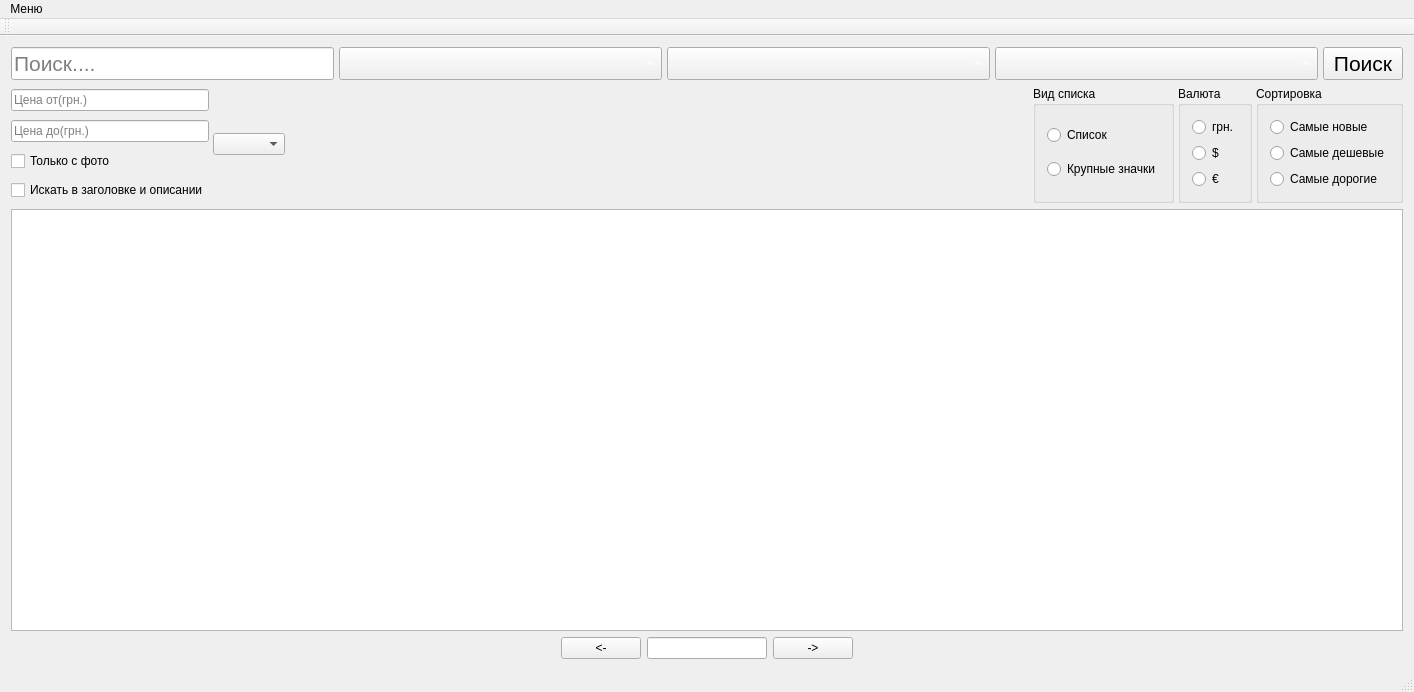
<?xml version="1.0" encoding="UTF-8"?>
<ui version="4.0">
 <class>MainWindow</class>
 <widget class="QMainWindow" name="MainWindow">
  <property name="geometry">
   <rect>
    <x>0</x>
    <y>0</y>
    <width>1414</width>
    <height>692</height>
   </rect>
  </property>
  <property name="windowTitle">
   <string>MainWindow</string>
  </property>
  <widget class="QWidget" name="centralWidget">
   <layout class="QVBoxLayout" name="verticalLayout_4">
    <item>
     <layout class="QVBoxLayout" name="verticalLayout_3">
      <item>
       <layout class="QHBoxLayout" name="horizontalLayout">
        <property name="spacing">
         <number>5</number>
        </property>
        <item>
         <widget class="QLineEdit" name="lineEdit_4">
          <property name="font">
           <font>
            <pointsize>16</pointsize>
           </font>
          </property>
          <property name="placeholderText">
           <string>Поиск....</string>
          </property>
         </widget>
        </item>
        <item>
         <spacer name="horizontalSpacer_3">
          <property name="orientation">
           <enum>Qt::Horizontal</enum>
          </property>
          <property name="sizeType">
           <enum>QSizePolicy::Fixed</enum>
          </property>
          <property name="sizeHint" stdset="0">
           <size>
            <width>0</width>
            <height>20</height>
           </size>
          </property>
         </spacer>
        </item>
        <item>
         <widget class="QComboBox" name="comboBoxRegions">
          <property name="sizePolicy">
           <sizepolicy hsizetype="Expanding" vsizetype="Fixed">
            <horstretch>0</horstretch>
            <verstretch>0</verstretch>
           </sizepolicy>
          </property>
          <property name="sizeIncrement">
           <size>
            <width>0</width>
            <height>0</height>
           </size>
          </property>
          <property name="baseSize">
           <size>
            <width>0</width>
            <height>0</height>
           </size>
          </property>
          <property name="font">
           <font>
            <pointsize>16</pointsize>
           </font>
          </property>
          <property name="styleSheet">
           <string notr="true">QComboBox
{
    color:white;
    
    
}</string>
          </property>
         </widget>
        </item>
        <item>
         <widget class="QComboBox" name="comboBoxCity">
          <property name="sizePolicy">
           <sizepolicy hsizetype="Expanding" vsizetype="Fixed">
            <horstretch>0</horstretch>
            <verstretch>0</verstretch>
           </sizepolicy>
          </property>
          <property name="font">
           <font>
            <pointsize>16</pointsize>
           </font>
          </property>
          <property name="layoutDirection">
           <enum>Qt::LeftToRight</enum>
          </property>
          <property name="styleSheet">
           <string notr="true">QComboBox
{
    color:white;
    
    
}</string>
          </property>
         </widget>
        </item>
        <item>
         <widget class="QComboBox" name="comboBoxCityRegion">
          <property name="sizePolicy">
           <sizepolicy hsizetype="Expanding" vsizetype="Fixed">
            <horstretch>0</horstretch>
            <verstretch>0</verstretch>
           </sizepolicy>
          </property>
          <property name="font">
           <font>
            <pointsize>16</pointsize>
           </font>
          </property>
          <property name="styleSheet">
           <string notr="true">QComboBox
{
    color:white;
    
    
}</string>
          </property>
         </widget>
        </item>
        <item>
         <widget class="QPushButton" name="pushButton">
          <property name="font">
           <font>
            <pointsize>16</pointsize>
           </font>
          </property>
          <property name="styleSheet">
           <string notr="true"/>
          </property>
          <property name="text">
           <string>Поиск</string>
          </property>
         </widget>
        </item>
       </layout>
      </item>
      <item>
       <layout class="QVBoxLayout" name="verticalLayout_2">
        <item>
         <layout class="QHBoxLayout" name="horizontalLayout_2">
          <property name="spacing">
           <number>4</number>
          </property>
          <item>
           <layout class="QGridLayout" name="gridLayout_2">
            <item row="3" column="0">
             <widget class="QCheckBox" name="checkBox">
              <property name="text">
               <string>Искать в заголовке и описании</string>
              </property>
             </widget>
            </item>
            <item row="2" column="0">
             <widget class="QCheckBox" name="checkBox_2">
              <property name="text">
               <string>Только с фото</string>
              </property>
             </widget>
            </item>
            <item row="0" column="0">
             <widget class="QLineEdit" name="lineEdit">
              <property name="placeholderText">
               <string>Цена от(грн.)</string>
              </property>
             </widget>
            </item>
            <item row="1" column="0">
             <widget class="QLineEdit" name="lineEdit_2">
              <property name="placeholderText">
               <string>Цена до(грн.)</string>
              </property>
             </widget>
            </item>
           </layout>
          </item>
          <item>
           <widget class="QComboBox" name="comboBox"/>
          </item>
          <item>
           <spacer name="horizontalSpacer_2">
            <property name="orientation">
             <enum>Qt::Horizontal</enum>
            </property>
            <property name="sizeType">
             <enum>QSizePolicy::Preferred</enum>
            </property>
            <property name="sizeHint" stdset="0">
             <size>
              <width>850</width>
              <height>20</height>
             </size>
            </property>
           </spacer>
          </item>
          <item>
           <spacer name="horizontalSpacer">
            <property name="orientation">
             <enum>Qt::Horizontal</enum>
            </property>
            <property name="sizeType">
             <enum>QSizePolicy::Ignored</enum>
            </property>
            <property name="sizeHint" stdset="0">
             <size>
              <width>100</width>
              <height>20</height>
             </size>
            </property>
           </spacer>
          </item>
          <item>
           <widget class="QGroupBox" name="groupBox_3">
            <property name="title">
             <string>Вид списка</string>
            </property>
            <layout class="QVBoxLayout" name="verticalLayout">
             <item>
              <widget class="QRadioButton" name="radioButton_5">
               <property name="text">
                <string>Список</string>
               </property>
              </widget>
             </item>
             <item>
              <widget class="QRadioButton" name="radioButton_6">
               <property name="text">
                <string>Крупные значки</string>
               </property>
              </widget>
             </item>
            </layout>
           </widget>
          </item>
          <item>
           <widget class="QGroupBox" name="groupBox">
            <property name="title">
             <string>Валюта</string>
            </property>
            <layout class="QVBoxLayout" name="verticalLayout_7">
             <item>
              <widget class="QRadioButton" name="radioButton_2">
               <property name="text">
                <string>грн.</string>
               </property>
              </widget>
             </item>
             <item>
              <widget class="QRadioButton" name="radioButton_3">
               <property name="text">
                <string>$</string>
               </property>
              </widget>
             </item>
             <item>
              <widget class="QRadioButton" name="radioButton_4">
               <property name="text">
                <string>€</string>
               </property>
              </widget>
             </item>
            </layout>
           </widget>
          </item>
          <item>
           <widget class="QGroupBox" name="groupBox_2">
            <property name="title">
             <string>Сортировка</string>
            </property>
            <layout class="QVBoxLayout" name="verticalLayout_5">
             <item>
              <widget class="QRadioButton" name="radioButton">
               <property name="text">
                <string>Самые новые</string>
               </property>
              </widget>
             </item>
             <item>
              <widget class="QRadioButton" name="radioButton2">
               <property name="text">
                <string>Самые дешевые</string>
               </property>
              </widget>
             </item>
             <item>
              <widget class="QRadioButton" name="radioButton3">
               <property name="text">
                <string>Самые дорогие</string>
               </property>
              </widget>
             </item>
            </layout>
           </widget>
          </item>
         </layout>
        </item>
        <item>
         <layout class="QGridLayout" name="gridLayout_3">
          <item row="0" column="0">
           <widget class="QListWidget" name="listWidget">
            <property name="font">
             <font>
              <stylestrategy>NoAntialias</stylestrategy>
             </font>
            </property>
           </widget>
          </item>
          <item row="1" column="0">
           <layout class="QGridLayout" name="gridLayout">
            <item row="0" column="3">
             <widget class="QPushButton" name="pushButton_3">
              <property name="text">
               <string>-&gt;</string>
              </property>
             </widget>
            </item>
            <item row="0" column="1">
             <widget class="QPushButton" name="pushButton_2">
              <property name="text">
               <string>&lt;-</string>
              </property>
             </widget>
            </item>
            <item row="0" column="2">
             <widget class="QLineEdit" name="lineEdit_3"/>
            </item>
            <item row="0" column="0">
             <spacer name="horizontalSpacer_5">
              <property name="orientation">
               <enum>Qt::Horizontal</enum>
              </property>
              <property name="sizeType">
               <enum>QSizePolicy::Fixed</enum>
              </property>
              <property name="sizeHint" stdset="0">
               <size>
                <width>550</width>
                <height>20</height>
               </size>
              </property>
             </spacer>
            </item>
            <item row="0" column="4">
             <spacer name="horizontalSpacer_6">
              <property name="orientation">
               <enum>Qt::Horizontal</enum>
              </property>
              <property name="sizeType">
               <enum>QSizePolicy::Fixed</enum>
              </property>
              <property name="sizeHint" stdset="0">
               <size>
                <width>550</width>
                <height>20</height>
               </size>
              </property>
             </spacer>
            </item>
           </layout>
          </item>
         </layout>
        </item>
       </layout>
      </item>
     </layout>
    </item>
   </layout>
  </widget>
  <widget class="QMenuBar" name="menuBar">
   <property name="geometry">
    <rect>
     <x>0</x>
     <y>0</y>
     <width>1414</width>
     <height>20</height>
    </rect>
   </property>
   <widget class="QMenu" name="menu">
    <property name="title">
     <string>Меню</string>
    </property>
    <addaction name="action"/>
    <addaction name="action_2"/>
   </widget>
   <addaction name="menu"/>
  </widget>
  <widget class="QToolBar" name="mainToolBar">
   <attribute name="toolBarArea">
    <enum>TopToolBarArea</enum>
   </attribute>
   <attribute name="toolBarBreak">
    <bool>false</bool>
   </attribute>
  </widget>
  <widget class="QStatusBar" name="statusBar"/>
  <action name="action">
   <property name="text">
    <string>Избранное</string>
   </property>
  </action>
  <action name="action_2">
   <property name="text">
    <string>История</string>
   </property>
  </action>
 </widget>
 <layoutdefault spacing="6" margin="11"/>
 <resources/>
 <connections/>
</ui>
